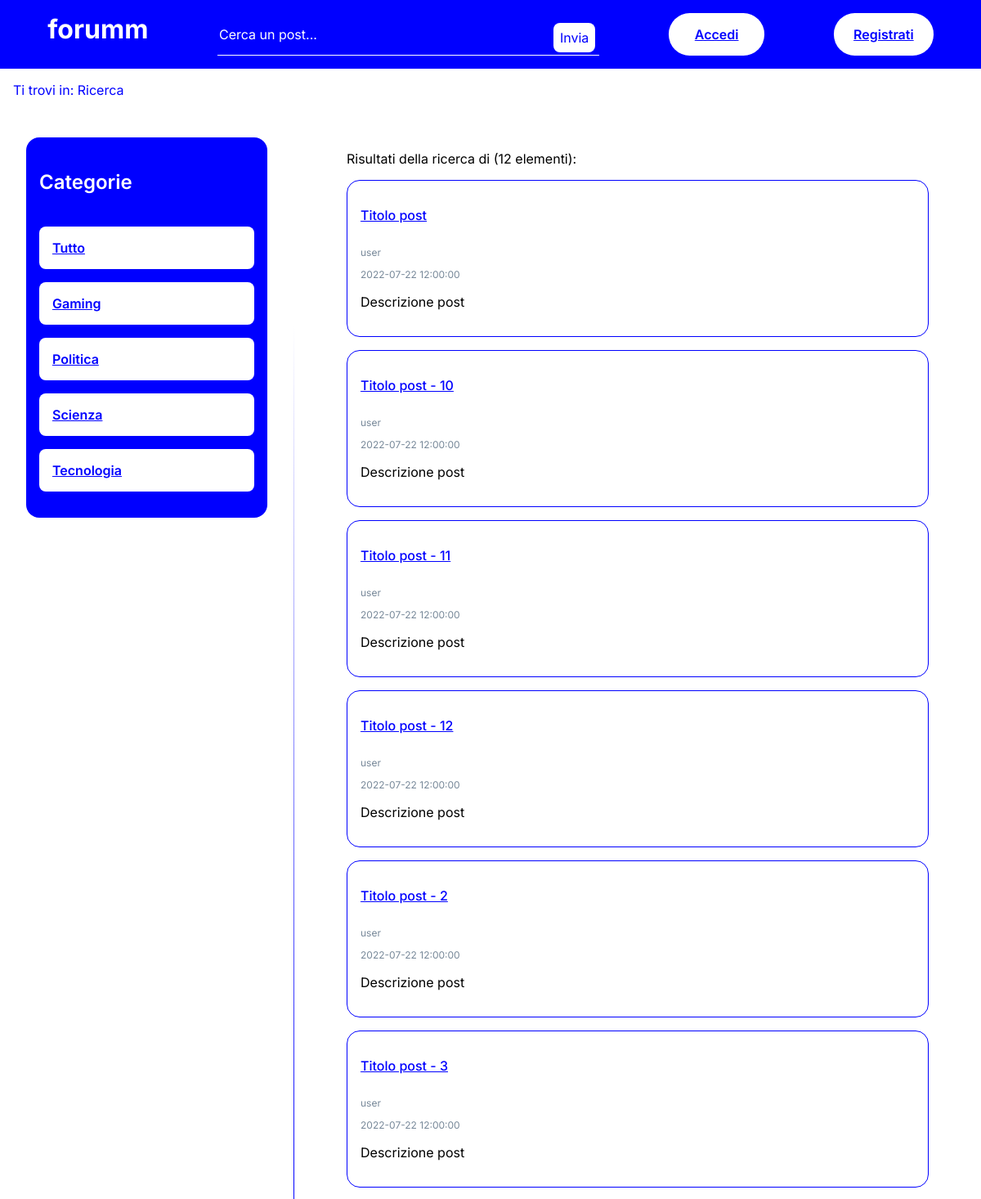
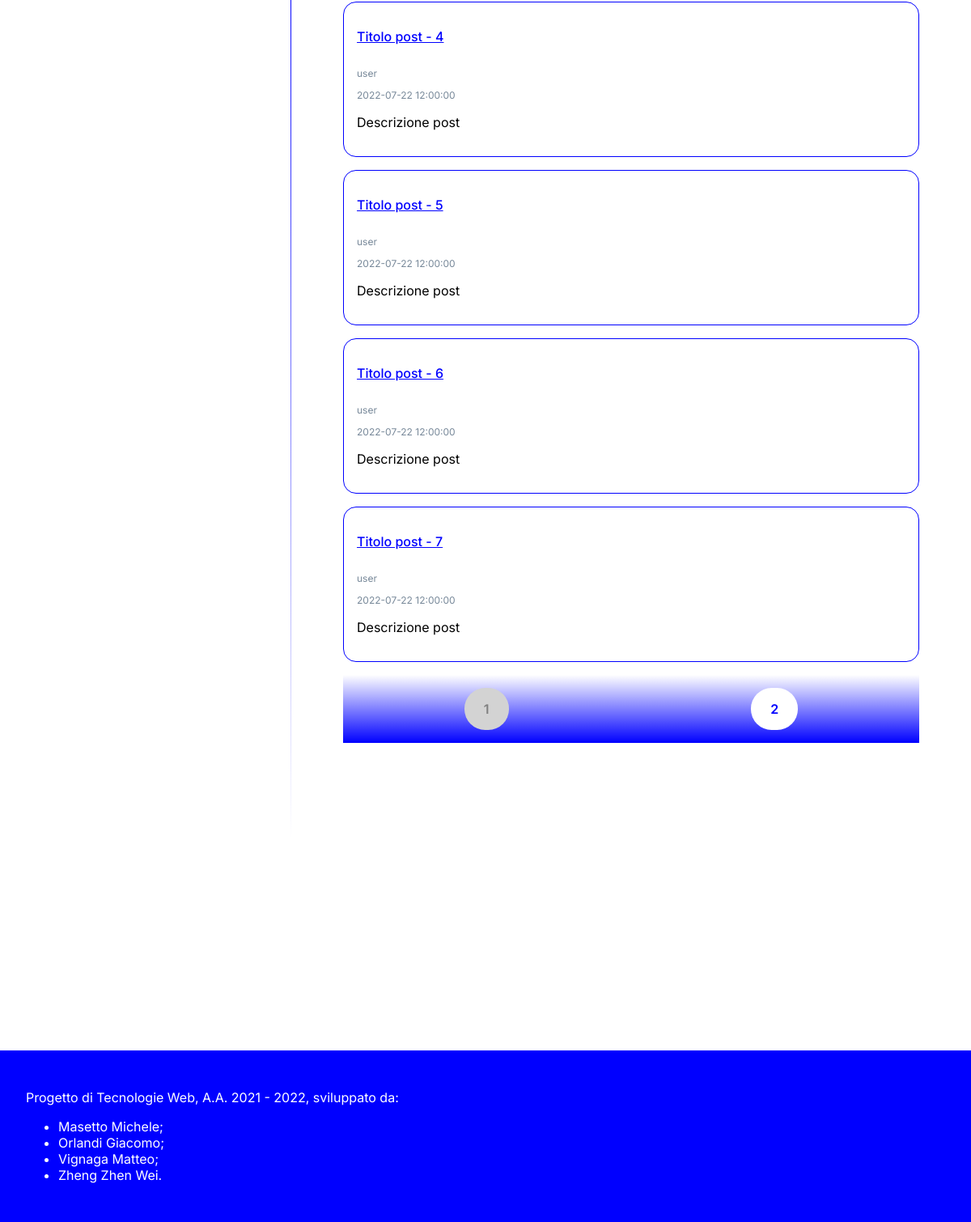
The app's page /ricerca/index.php, older data (2 pictures, top to bottom).
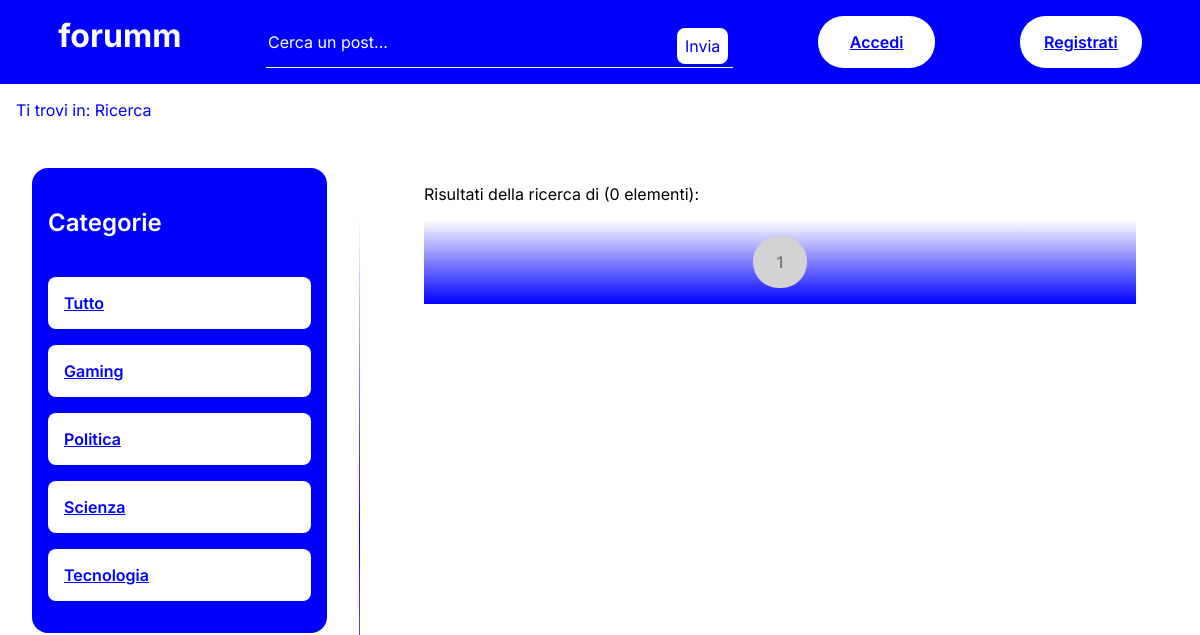
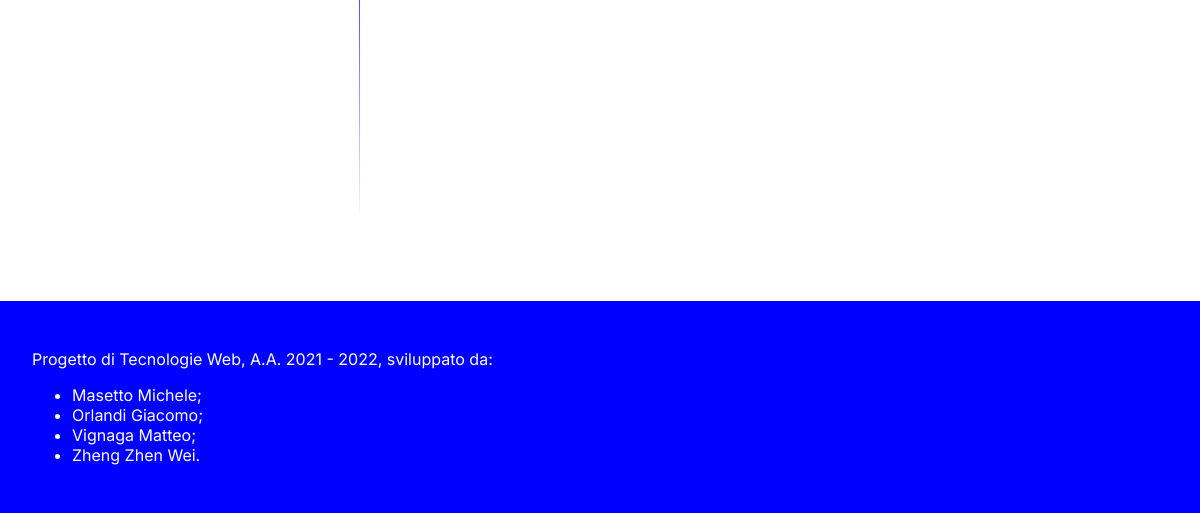
The same page, newer data (2 pictures, top to bottom).
### tables this page shows
CREATE TABLE `POST` (
  `title` varchar(319) NOT NULL,
  `user` varchar(319) NOT NULL,
  `category` varchar(319) NOT NULL,
  `date` timestamp NOT NULL DEFAULT current_timestamp(),
  `description` varchar(319) NOT NULL
);

### utils/dbConnection.php (called while the page is built, shortened)
<?php
class DBAccess {
    private $connection;
    public function openDBConnection() {
        $this->connection = mysqli_connect(
            DBAccess::HOST_DB,
            DBAccess::USERNAME,
            DBAccess::PASSWORD,
            DBAccess::DATABASE_NAME
        );
        if ($this->connection)
            mysqli_query($this->connection, "SET lc_time_names = 'it_IT'");
        return $this->connection;
    }
    private function query($query) {
        $queryResult = mysqli_query($this->connection, $query);
        $result = array();
        while ($row = mysqli_fetch_assoc($queryResult)) {
            $result[] = $row;
        }
        return $result;
    }
    public function getPostsByTitle($title) {
        $query = "SELECT * FROM `POST` WHERE `title` LIKE '%$title%'";
        return $this->query($query);
    }
    public function getPostsByTitleByPage($title, $page) {
        $page = ($page - 1) * 10;
        $nextPage = $page + 10;
        $query = "SELECT `P1`.`title`, `P1`.`user`, `P1`.`date`, `P1`.`description`
            FROM (
                SELECT *
                FROM `POST`
                WHERE `title` LIKE '%$title%'
                LIMIT $nextPage
            ) AS `P1` LEFT JOIN (
                SELECT title
                FROM `POST`
                WHERE `title` LIKE '%$title%'
                LIMIT $page
            ) AS `P2` ON `P1`.`title`=`P2`.`title`
            WHERE `P2`.`title` IS NULL";
        return $this->query($query);
    }
}
?>

### utils/utilityFunctions.php (called while the page is built, shortened)
<?php
class UtilityFunctions {
    public static function replace($url, $array) {
        $html = file_get_contents($url);
        return UtilityFunctions::replaceFromHTML($html, $array);
    }
    public static function replaceFromHTML($html, $array) {
        foreach ($array as $key => $value)
            $html = str_replace($key, $value, $html);
        return $html;
    }
}
?>

### ricerca/index.php (the view, shortened to what this page needs)
<?php
require_once "../utils/dbConnection.php";
require_once "../utils/utilityFunctions.php";
$db = new DBAccess();
$dbConnection = $db->openDBConnection();
$HTMLPost = "";
$HTMLPagination = "";
$post = array();
if ($dbConnection) {
    $title = $_GET["title"] ? mysqli_real_escape_string($dbConnection, $_GET["title"]) : "";
    $HTMLPagination .= "<input type='text' name='title' value='$title' />";
    $page = $_GET["page"] ? mysqli_real_escape_string($dbConnection, $_GET["page"]) : '1';
    $page = intval($page);
    $post = $db->getPostsByTitleByPage($title, $page);
    foreach ($post as $p) {
        $HTMLPost .= "<div class='post'>
            <h3>
                <a href='../commenti/?title={$p["title"]}'>{$p["title"]}</a>
            </h3>
            <p class='author'>{$p["user"]}</p>
            <p class='date'>{$p["date"]}</p>
            <p>{$p["description"]}</p>
        </div>";
    }
    $post = $db->getPostsByTitle($title);
    for ($pagination = 1; $pagination <= (count($post) / 10) + 1; ++$pagination) {
        $HTMLPagination .= "<input
            type='submit'
            name='page'
            value=$pagination
            class='button'
            ".($pagination === $page ? "disabled='disabled'" : "")."
        />";
    }
}
$count = count($post);
$search = "<p>Risultati della ricerca di {$_GET["title"]} ($count elementi):</p>";
$HTMLPost = $search.$HTMLPost;
$loginEffettuato="";
if(isset($_SESSION["isValid"])&&$_SESSION["isValid"])
{
    $loginEffettuato="<div id='logout' class='button'><a href='./logout.php'>Logout</a></div>
    <div id='elimina' class='button'><a href='./deleteAccount.php'>Elimina Account</a></div>";
}
else
{
$loginEffettuato="<div id=\"login\" class=\"button\">
<a href=\"login/login.php\">Accedi</a>
</div>
<div id=\"signup\" class=\"button\">
<a href=\"login/signup.php\">Registrati</a>
</div>";
}
echo UtilityFunctions::replace(
    "ricerca.html",
    [
        "<post />" => $HTMLPost,
        "<pages />" => $HTMLPagination,
        "<div id=\"login\" class=\"button\">
        <a href=\"../login/login.php\">Accedi</a>
        </div>
        <div id=\"signup\" class=\"button\">
        <a href=\"../login/signup.php\">Registrati</a>
        </div>"=>$loginEffettuato
    ]
);
?>

Row changes from the older to the newer data that the page shows:
removed post: title "Titolo post", user "user", date "2022-07-22 12:00:00", description "Descrizione post"
removed post: title "Titolo post - 10", user "user", date "2022-07-22 12:00:00", description "Descrizione post"
removed post: title "Titolo post - 11", user "user", date "2022-07-22 12:00:00", description "Descrizione post"
removed post: title "Titolo post - 12", user "user", date "2022-07-22 12:00:00", description "Descrizione post"
removed post: title "Titolo post - 2", user "user", date "2022-07-22 12:00:00", description "Descrizione post"
removed post: title "Titolo post - 3", user "user", date "2022-07-22 12:00:00", description "Descrizione post"
removed post: title "Titolo post - 4", user "user", date "2022-07-22 12:00:00", description "Descrizione post"
removed post: title "Titolo post - 5", user "user", date "2022-07-22 12:00:00", description "Descrizione post"
removed post: title "Titolo post - 6", user "user", date "2022-07-22 12:00:00", description "Descrizione post"
removed post: title "Titolo post - 7", user "user", date "2022-07-22 12:00:00", description "Descrizione post"
Text that changed along with them:
$count: "12" → "0"
list line gone: "2"
